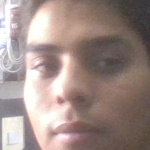
#> input picture Detector de video/Data/Ignacio/rostro_100.jpg, 150 x 150 px, given in place of the camera
$ python Capturando_Rostros.py
#> lines starting #> are read from the running program, lines starting #| are printed output that depends on the picture
from genericpath import exists
from turtle import width
import cv2
import os
import imutils

personName = 'Ignacio'
dataPath = 'C:/Users/josem/Desktop/Detector de Rostros/Detector de video/Data'
personPath = dataPath + '/' + personName
# print(personPath)
if not os.path.exists(personPath):
    print("Carpeta creada: ",personPath)
    os.makedirs(personPath)

cap = cv2.VideoCapture(0,cv2.CAP_DSHOW)
#cap = cv2.VideoCapture(Video)
faceClassif = cv2.CascadeClassifier(cv2.data.haarcascades+'haarcascade_frontalface_default.xml')
count = 0

while True:

    ret, frame = cap.read()
#> frame is the input picture: shape (150, 150, 3); mean B, G, R 135.6, 141, 159.5
    if ret == False: break
    frame =  imutils.resize(frame, width=640)
#> frame: shape (640, 640, 3)
    gray = cv2.cvtColor(frame, cv2.COLOR_BGR2GRAY)
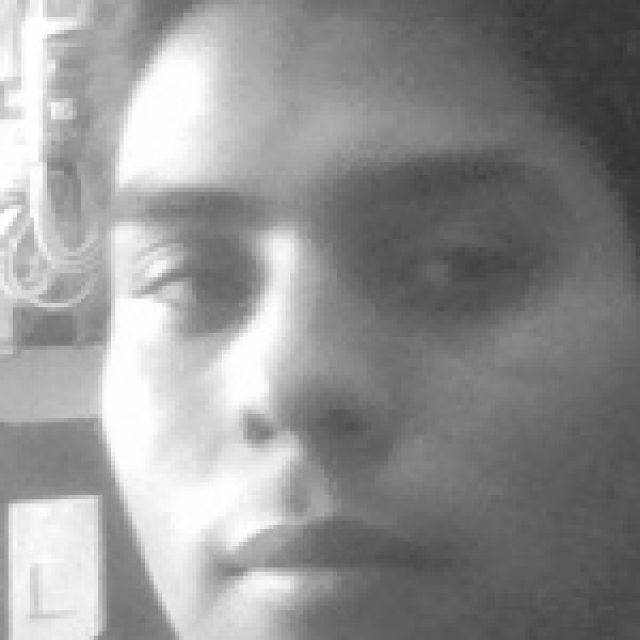
#> gray: shape (640, 640); min 50, max 255, mean 145.9
    auxFrame = frame.copy()
    faces = faceClassif.detectMultiScale(gray,1.3,5)
#> faces = ()

    for (x,y,w,h) in faces:
        cv2.rectangle(frame, (x,y),(x+w,y+h),(0,255,0),2)
        rostro = auxFrame[y:y+h,x:x+w]
        rostro = cv2.resize(rostro,(150,150),interpolation=cv2.INTER_CUBIC)
        cv2.imwrite(personPath + '/rostro_{}.jpg'.format(count),rostro)
        count = count + 1
#> this loop made 0 passes
#> after the loop, count = 0

    cv2.imshow('frame',frame)
    k =  cv2.waitKey(1)
#> (key Esc is pressed here)
    if k == 27 or count >= 300:
        break

cap.release()
cv2.destroyAllWindows()

$ run again, on Detector de video/Data/Ignacio/rostro_118.jpg
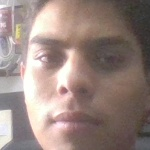
#> input picture Detector de video/Data/Ignacio/rostro_118.jpg, 150 x 150 px, given in place of the camera
#> frame is the input picture: shape (150, 150, 3); mean B, G, R 127.4, 133.7, 152.3
#> faces = [[40, 23, 559, 559]]
#> the loop `for (x,y,w,h) in faces:` made 1 pass
#> (x, y, w, h, count) on pass 1: (40, 23, 559, 559, 1)
#> pass 1, `rostro = auxFrame[y:y+h,x:x+w]`:
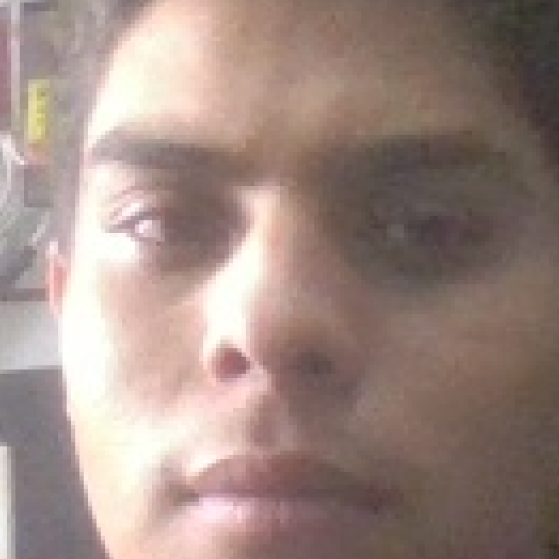
#> rostro: shape (559, 559, 3); mean B, G, R 130.5, 137.9, 158.4
#> after the loop `for (x,y,w,h) in faces:`:
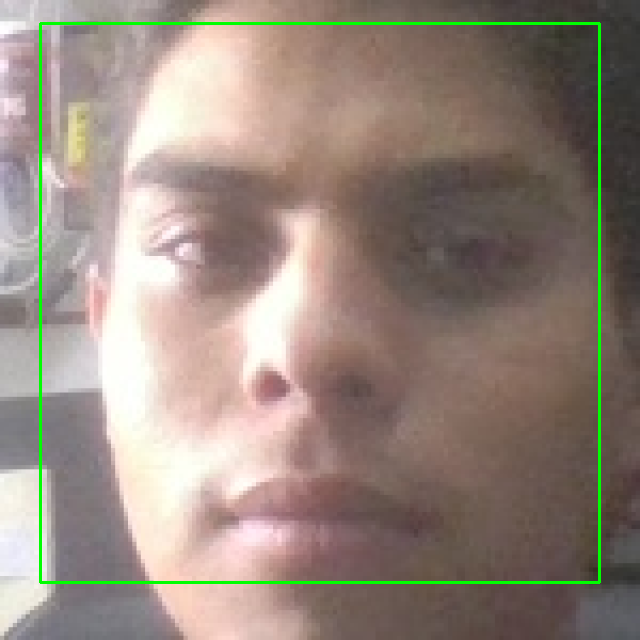
#> frame: shape (640, 640, 3); mean B, G, R 125.5, 135.9, 150
#> after the loop `for (x,y,w,h) in faces:`: count = 1
